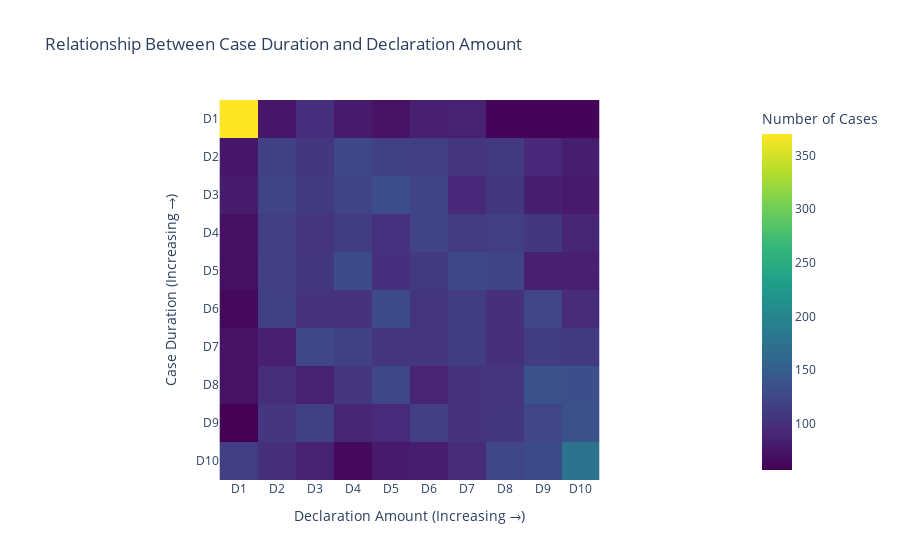

The cell this chart's notebook holds for it:
### Code cell
# 3. Performance Analysis Heatmap
# ------------------------------

# Calculate case durations
case_start = df.groupby('case:id')['time:timestamp'].min().reset_index()
case_end = df.groupby('case:id')['time:timestamp'].max().reset_index()

case_duration = pd.merge(case_start, case_end, on='case:id', suffixes=('_start', '_end'))
case_duration['duration_days'] = (case_duration['time:timestamp_end'] - case_duration['time:timestamp_start']).dt.total_seconds() / (60*60*24)

# Add amount information
case_amount = df.groupby('case:id')['case:Amount'].first().reset_index()
case_analysis = pd.merge(case_duration, case_amount, on='case:id')

# Add activity count
activity_count = df.groupby('case:id').size().reset_index(name='activity_count')
case_analysis = pd.merge(case_analysis, activity_count, on='case:id')

# Create binned columns for heatmap
case_analysis['duration_bin'] = pd.qcut(case_analysis['duration_days'], 10, labels=False, duplicates='drop')
case_analysis['amount_bin'] = pd.qcut(case_analysis['case:Amount'], 10, labels=False, duplicates='drop')
case_analysis['activity_bin'] = pd.qcut(case_analysis['activity_count'], 10, labels=False, duplicates='drop')

# Create pivot table for heatmap
heatmap_pivot = pd.pivot_table(
    case_analysis, 
    values='case:id',
    index='duration_bin', 
    columns='amount_bin',
    aggfunc='count'
).fillna(0)

# Create heatmap
fig = px.imshow(
    heatmap_pivot,
    labels=dict(x="Amount (Decile)", y="Duration (Decile)", color="Number of Cases"),
    x=['D'+str(i+1) for i in range(10)],
    y=['D'+str(i+1) for i in range(10)],
    color_continuous_scale="Viridis",
    title="Relationship Between Case Duration and Declaration Amount"
)
fig.update_layout(
    xaxis_title="Declaration Amount (Increasing →)",
    yaxis_title="Case Duration (Increasing →)"
)
fig.show()

### Figure 1 — Plotly figure (JSON) as saved in the notebook; plotly's stock layout.template omitted (floating-point values rounded to 4 significant figures)
{"data": [{"coloraxis": "coloraxis", "hovertemplate": "Amount (Decile): %{x}<br>Duration (Decile): %{y}<br>Number of Cases: %{z}<extra></extra>", "name": "0", "type": "heatmap", "x": ["D1", "D2", "D3", "D4", "D5", "D6", "D7", "D8", "D9", "D10"], "xaxis": "x", "y": ["D1", "D2", "D3", "D4", "D5", "D6", "D7", "D8", "D9", "D10"], "yaxis": "y", "z": [[370, 77, 99, 79, 73, 85, 86, 60, 61, 60], [77, 117, 109, 125, 117, 115, 105, 110, 92, 83], [81, 121, 111, 121, 131, 121, 93, 108, 84, 79], [71, 115, 105, 113, 101, 120, 112, 115, 108, 90], [70, 115, 108, 130, 99, 111, 126, 121, 85, 85], [64, 116, 103, 103, 127, 106, 113, 100, 122, 96], [73, 85, 124, 118, 106, 107, 113, 100, 113, 111], [72, 98, 86, 107, 123, 88, 103, 105, 135, 133], [57, 107, 118, 90, 94, 115, 103, 108, 122, 136], [115, 100, 86, 64, 79, 82, 96, 123, 128, 177]]}], "layout": {"coloraxis": {"colorbar": {"title": {"text": "Number of Cases"}}, "colorscale": [[0, "#440154"], [0.1111, "#482878"], [0.2222, "#3e4989"], [0.3333, "#31688e"], [0.4444, "#26828e"], [0.5556, "#1f9e89"], [0.6667, "#35b779"], [0.7778, "#6ece58"], [0.8889, "#b5de2b"], [1, "#fde725"]]}, "title": {"text": "Relationship Between Case Duration and Declaration Amount"}, "xaxis": {"anchor": "y", "constrain": "domain", "domain": [0, 1], "scaleanchor": "y", "title": {"text": "Declaration Amount (Increasing →)"}}, "yaxis": {"anchor": "x", "autorange": "reversed", "constrain": "domain", "domain": [0, 1], "title": {"text": "Case Duration (Increasing →)"}}}}
